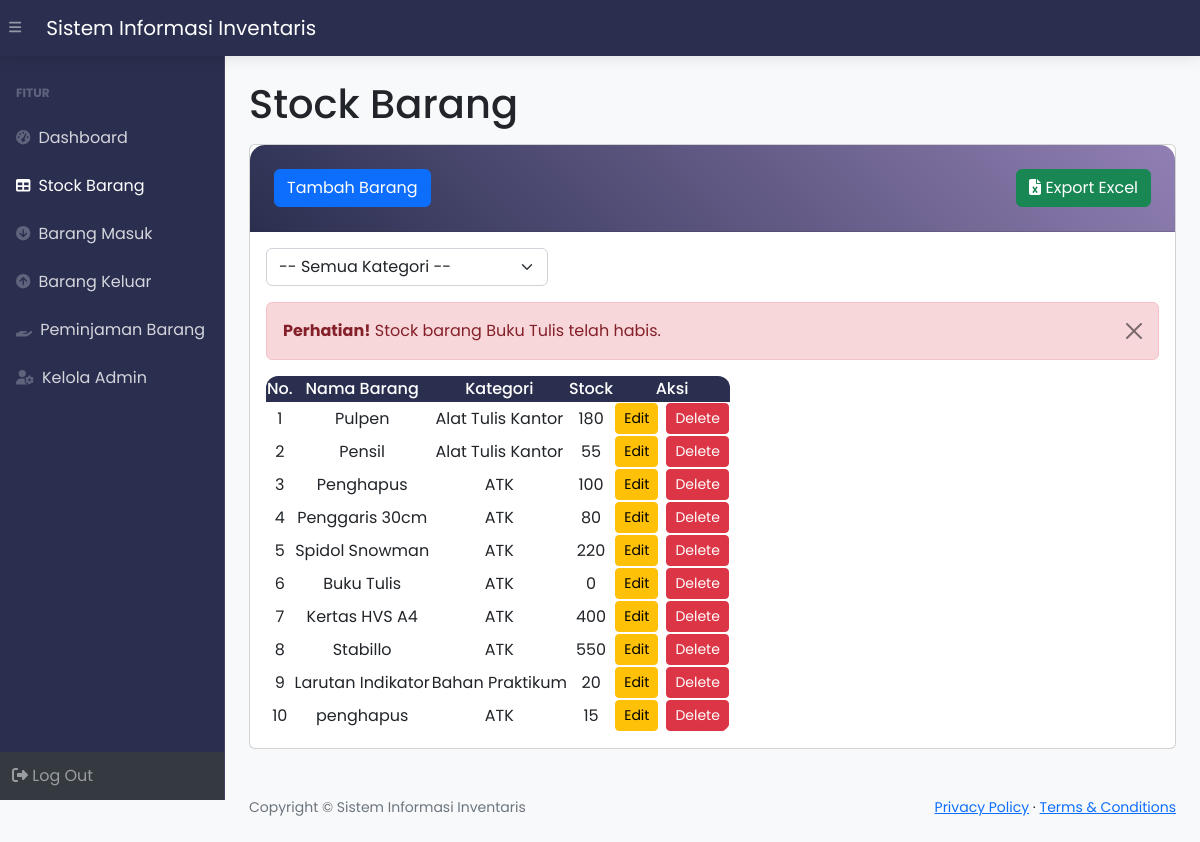
The page /stock.php (signed in) on the database its author committed.
### tables this page shows
CREATE TABLE `stock` (
  `idbarang` int(11) NOT NULL,
  `namabarang` varchar(25) NOT NULL,
  `kategori` varchar(100) NOT NULL,
  `stock` int(11) NOT NULL
);

### stock.php (the view, shortened to what this page needs)
<?php
require 'function.php';
?>
<!DOCTYPE html>
<html lang="en">
<head>
    <link href="https://cdn.jsdelivr.net/npm/simple-datatables@7.1.2/dist/style.min.css" rel="stylesheet" />
    <link href="css/styles.css" rel="stylesheet" />
</head>
<body class="sb-nav-fixed">
    <nav class="sb-topnav navbar navbar-expand navbar-dark bg-dark">
        <button class="btn btn-link btn-sm order-1 order-lg-0 me-4 me-lg-0" id="sidebarToggle" href="#!"><i class="fas fa-bars"></i></button>
        <a class="navbar-brand ps-3" href="index.php">Sistem Informasi Inventaris</a>
    </nav>
    <div id="layoutSidenav">
        <div id="layoutSidenav_nav">
            <nav class="sb-sidenav accordion sb-sidenav-dark d-flex flex-column" id="sidenavAccordion">
                <div class="sb-sidenav-menu flex-grow-1">
                    <div class="nav">
                        <div class="sb-sidenav-menu-heading">FITUR</div>
                        <a class="nav-link" href="index.php">
                            <div class="sb-nav-link-icon"><i class="fas fa-tachometer-alt"></i></div>
                            Dashboard
                        </a>
                        <a class="nav-link active" href="stock.php">
                            <div class="sb-nav-link-icon"><i class="fas fa-table"></i></div>
                            Stock Barang
                        </a>
                        <a class="nav-link" href="masuk.php">
                            <div class="sb-nav-link-icon"><i class="fas fa-arrow-circle-down"></i></div>
                            Barang Masuk
                        </a>
                        <a class="nav-link" href="keluar.php">
                            <div class="sb-nav-link-icon"><i class="fas fa-arrow-circle-up"></i></div>
                            Barang Keluar
                        </a>
                        <a class="nav-link" href="peminjaman.php">
                            <div class="sb-nav-link-icon"><i class="fas fa-hand-holding"></i></div>
                            Peminjaman Barang
                        </a>
                        <a class="nav-link" href="admin.php">
                            <div class="sb-nav-link-icon"><i class="fas fa-user-cog"></i></div>
                            Kelola Admin
                        </a>
                    </div>
                </div>
                <div class="sb-sidenav-footer">
                    <a class="nav-link" href="logout.php">
                        <i class="fas fa-sign-out-alt"></i> Log Out
                    </a>
                </div>
            </nav>
        </div>
        <div id="layoutSidenav_content">
            <main>
                <div class="container-fluid px-4">
                    <h1 class="mt-4 pb-2">Stock Barang</h1>
                    <div class="card mb-4">
                        <div class="card-header">
                            <button type="button" class="btn btn-primary" data-bs-toggle="modal" data-bs-target="#myModal">
                                Tambah Barang
                            </button>
                            <div class="float-end">
                                <a href="export_excel.php" class="btn btn-success">
                                    <i class="fas fa-file-excel"></i> Export Excel
                                </a>
                            </div>
                        </div>
                        <div class="card-body">
                            <form method="GET" action="">
    <div class="row mb-3">
        <div class="col-md-4">
            <select name="kategori" class="form-select" onchange="this.form.submit()">
                <option value="">-- Semua Kategori --</option>
            </select>
        </div>
    </div>
</form>
                            <?php
                            $ambildatastock = mysqli_query($conn, 'select * from stock where stock < 1');
                            while ($fetch = mysqli_fetch_array($ambildatastock)) {
                                $barang = $fetch['namabarang'];
                            ?>
                                <div class="alert alert-danger alert-dismissible">
                                    <button type="button" class="btn-close" data-bs-dismiss="alert"></button>
                                    <strong>Perhatian!</strong> Stock barang <?= $barang; ?> telah habis.
                                </div>
                            <?php
                            }
                            ?>
                            <table id="datatablesSimple">
                                <thead class="table-dark text-center">
                                    <tr>
                                        <th>No.</th>
                                        <th>Nama Barang</th>
                                        <th>Kategori</th>
                                        <th>Stock</th>
                                        <th>Aksi</th>
                                    </tr>
                                </thead>
                                <tbody class="text-center align-middle">
                                    <?php
                                    if (isset($_GET['kategori']) && $_GET['kategori'] != '') {
    $filter = $_GET['kategori'];
    $ambilsemuadatastock = mysqli_query($conn, "SELECT * FROM stock WHERE kategori='$filter'");
} else {
    $ambilsemuadatastock = mysqli_query($conn, "SELECT * FROM stock");
}
                                    $i = 1;
                                    while ($data = mysqli_fetch_array($ambilsemuadatastock)) {
                                        $namabarang = $data['namabarang'];
                                        $kategori = $data['kategori'];
                                        $stock = $data['stock'];
                                        $idbarang = $data['idbarang'];
                                    ?>
                                        <tr>
                                            <td><?= $i++; ?></td>
                                            <td><?= $namabarang; ?></td>
                                            <td><?= $kategori; ?></td>
                                            <td><?= $stock; ?></td>
                                            <td>
                                                <div class="d-flex justify-content-center gap-2">
                                                    <button class="btn btn-sm btn-warning" data-bs-toggle="modal" data-bs-target="#edit<?= $idbarang; ?>">Edit</button>
                                                    <button class="btn btn-sm btn-danger" data-bs-toggle="modal" data-bs-target="#delete<?= $idbarang; ?>">Delete</button>
                                                </div>
                                            </td>
                                        </tr>
                                    <?php } ?>
                                </tbody>
                            </table>
                        </div>
                    </div>
                </div>
            </main>
            <footer class="py-4 bg-light mt-auto">
                <div class="container-fluid px-4">
                    <div class="d-flex align-items-center justify-content-between small">
                        <div class="text-muted">Copyright &copy; Sistem Informasi Inventaris</div>
                        <div>
                            <a href="#">Privacy Policy</a>
                            &middot;
                            <a href="#">Terms &amp; Conditions</a>
                        </div>
                    </div>
                </div>
            </footer>
        </div>
    </div>
</body>
</html>

### stock.php (style rules this page uses)
:root { --primary: #2A2F4F; --secondary: #917FB3; --accent: #E5BEEC; --light: #FDE2F3; }
body { background: #f8f9fa; font-family: 'Poppins', sans-serif; }
.sb-topnav { background: var(--primary) !important; box-shadow: 0 2px 15px rgba(0, 0, 0, 0.1); }
.sb-sidenav-dark { background: var(--primary); border-right: 1px solid rgba(255, 255, 255, 0.1); }
.sb-sidenav-dark .sb-sidenav-menu .nav-link { color: rgba(255, 255, 255, 0.8); transition: all 0.3s ease; }
.container-fluid, .container { background: transparent !important; }
.card-header { background: linear-gradient(45deg, var(--primary), var(--secondary)); color: white; border-radius: 15px 15px 0 0 !important; padding: 1.5rem; }
#datatablesSimple { border-radius: 12px; overflow: hidden; }
#datatablesSimple th { background: var(--primary); color: white !important; font-weight: 500; }
#datatablesSimple td { vertical-align: middle; }

### rows shown on the page
stock: namabarang "Buku Tulis", kategori "ATK", stock "0"
stock: namabarang "Pulpen", kategori "Alat Tulis Kantor", stock "180"
stock: namabarang "Pensil", kategori "Alat Tulis Kantor", stock "55"
stock: namabarang "Penghapus", kategori "ATK", stock "100"
stock: namabarang "Penggaris 30cm", kategori "ATK", stock "80"
stock: namabarang "Spidol Snowman", kategori "ATK", stock "220"
stock: namabarang "Kertas HVS A4", kategori "ATK", stock "400"
stock: namabarang "Stabillo", kategori "ATK", stock "550"
stock: namabarang "Larutan Indikator", kategori "Bahan Praktikum", stock "20"
stock: namabarang "penghapus", kategori "ATK", stock "15"
